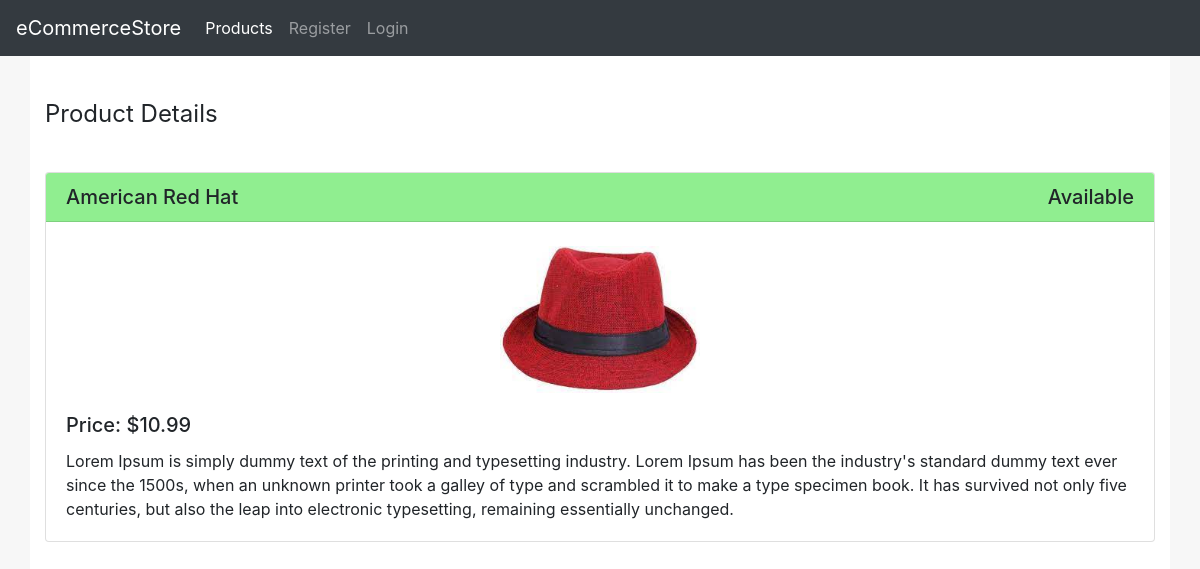
The app's page /products/american-red-hat/ with its own data.
### products/models.py (models this page shows, shortened)
class Product(models.Model):
    title = models.CharField(max_length=128, blank=False, unique=True)
    slug = models.SlugField(blank=True, unique=True)
    description = models.TextField(blank=True)
    price = models.DecimalField(decimal_places=2, max_digits=20, blank=False)
    image = models.ImageField(upload_to=upload_image_path, null=True, blank=True)
    quantity_available = models.IntegerField(blank=False, default=0)

### products/views.py (the view)
# urls.py: path('<slug:slug>/', ProductDetailSlugView.as_view(), name="detail")
class ProductDetailSlugView(DetailView):
    template_name = "products/detail.html"
    def get_context_data(self, *args, **kwargs):
        context = super(ProductDetailSlugView, self).get_context_data(*args, **kwargs)
        if self.request.user.is_authenticated:
            cart_obj = Cart.objects.obtain_user_cart(self.request.user)
            context['cart'] = cart_obj
        return context
    def get_object(self, *args, **kwargs):
        slug = self.kwargs.get('slug')
        try:
            return Product.objects.get(slug=slug)
        except Product.DoesNotExist:
            raise Http404("The Product does not exist in our database..")

### products/templates/products/detail.html
{% extends "base.html" %}
{% block content %}
    <div style="font-size: 24px;margin-bottom: 40px;padding-top: 40px;">Product Details</div>
{% include "products/product-card.html" with product=object %}
{% endblock %}

### products/templates/products/product-card.html (shortened to what this page needs)
{% load static %}
<div class="card" style="margin-top:15px;">
  <h5 class="card-header" style="background-color: {% if product.quantity_available > 0 %} lightgreen {% else %} red {% endif %}">{{ product.title }}<span style="float:right">{% if product.quantity_available > 0 %} Available {% else %} Out of Stock {% endif %}</span></h5>
    <img class="card-img-top" {% if product.image %} src="{{ product.image.url }}" {% else %} src="{% static 'img/not-found-image.jpg' %}" {% endif %} style="width:200px; margin: 24px auto 0px auto;" alt="{{ product.slug }}">
  <div class="card-body">
    <h5 class="card-title">Price: ${{ product.price }}</h5>
    <p class="card-text">{{ product.description }}</p>
  </div>
</div>

### records on screen
Product: title "American Red Hat", image+slug (picture), price "10.99", description "Lorem Ipsum is simply dummy text of the printing and typesetting industry. Lorem Ipsum has been the industry's standard dummy text ever since the 1500s, when an unknown printer took a galley of type and scrambled it to make a type specimen book. It has survived not only five centuries, but also the leap into electronic typesetting, remaining essentially unchanged."
